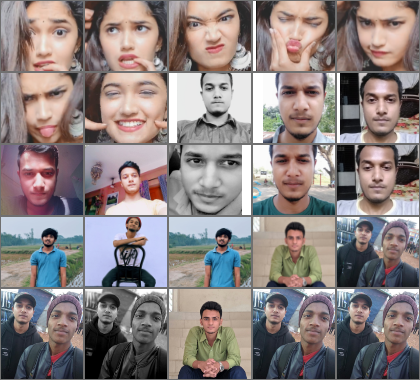
#> input picture Lynda/friends.png, 420 x 380 px
$ python hsv.py
#> lines starting #> are read from the running program, lines starting #| are printed output that depends on the picture; after the words box and inside, x2 and y2 are one past the last pixel; in counts of white or black regions, pixels touching at a corner belong together
import numpy as np
import cv2

img = cv2.imread('friends.png',1)
#> img is the input picture: shape (380, 420, 3); mean B, G, R 129.5, 130, 140
hsv = cv2.cvtColor(img,cv2.COLOR_BGR2HSV)
#> hsv: shape (380, 420, 3); mean H, S, V 53.4, 50.8, 148.5
h = hsv[:,:,0]
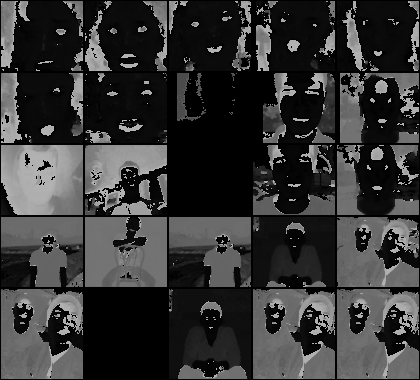
#> h: shape (380, 420); min 0, max 179, mean 53.4
s = hsv[:,:,1]
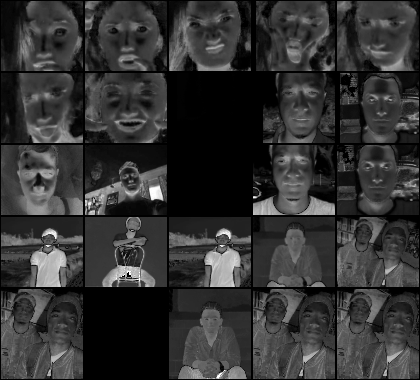
#> s: shape (380, 420); min 0, max 255, mean 50.8
v = hsv[:,:,2]
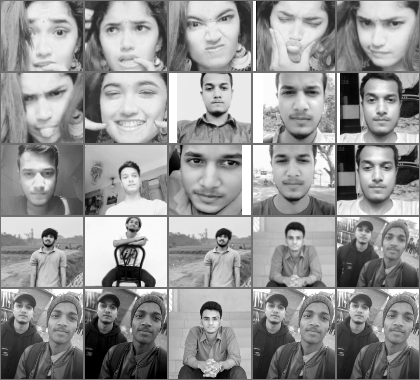
#> v: shape (380, 420); min 0, max 255, mean 148.5

hsv_split = np.concatenate((h,s,v),axis=1)
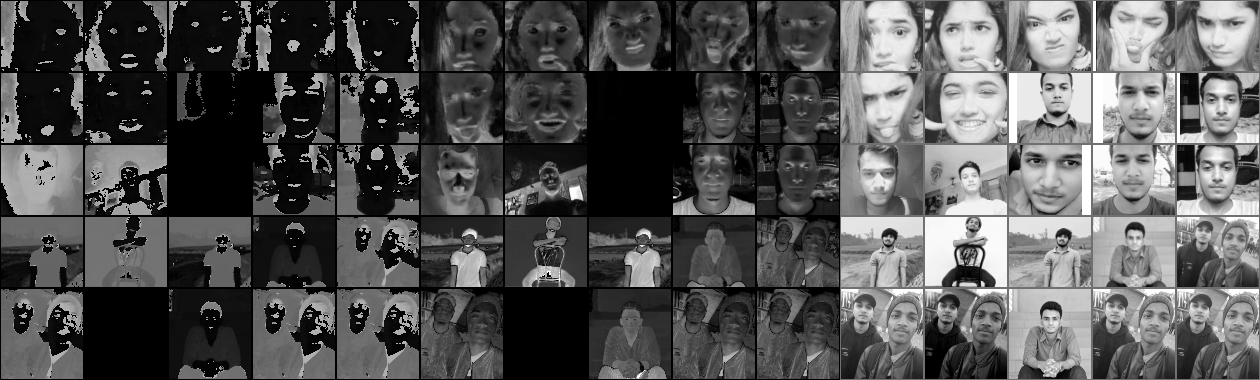
#> hsv_split: shape (380, 1260); min 0, max 255, mean 84.2
cv2.imshow("Split HSV", hsv_split)

ret, min_sat = cv2.threshold(s,40,255,cv2.THRESH_BINARY)
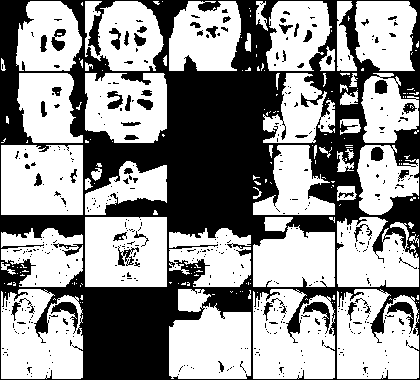
#> min_sat: shape (380, 420); 58.6% white; 465 black regions (412 under 20 px), largest, box (x1, y1, x2, y2) and area: (0, 0, 420, 380) 60592, (51, 302, 78, 334) 273, (303, 302, 330, 334) 273
cv2.imshow("Sat Filter", min_sat)

ret, max_hue = cv2.threshold(h,15,255, cv2.THRESH_BINARY_INV)
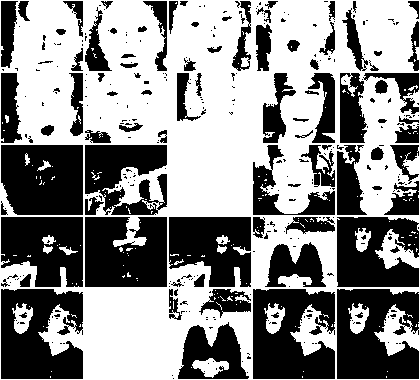
#> max_hue: shape (380, 420); 55% white; 346 black regions (256 under 20 px), largest, box (x1, y1, x2, y2) and area: (1, 289, 83, 379) 5740, (253, 289, 335, 379) 5740, (337, 289, 419, 379) 5740
cv2.imshow("Hue Filter", max_hue)

final = cv2.bitwise_and(min_sat,max_hue)
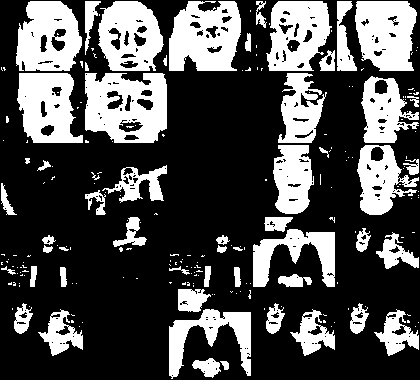
#> final: shape (380, 420); 31.1% white; 215 white regions (160 under 20 px), largest, box (x1, y1, x2, y2) and area: (85, 73, 167, 143) 4344, (169, 1, 241, 71) 3860, (355, 1, 417, 71) 3469
cv2.imshow("Final",final)
cv2.imshow("original",img)


cv2.waitKey(0)
